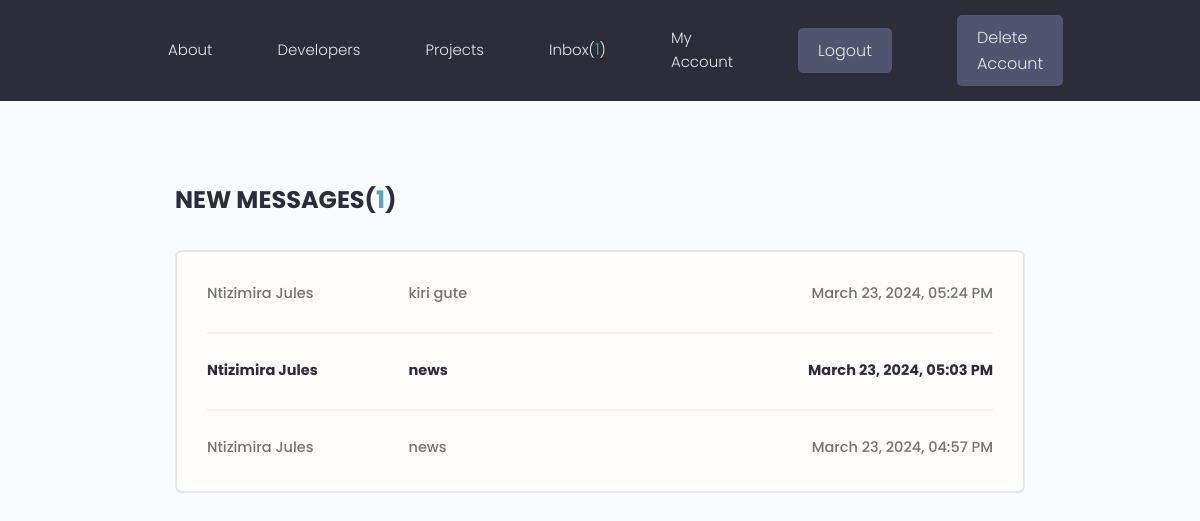
Before: /inbox (signed in) with the older database file.
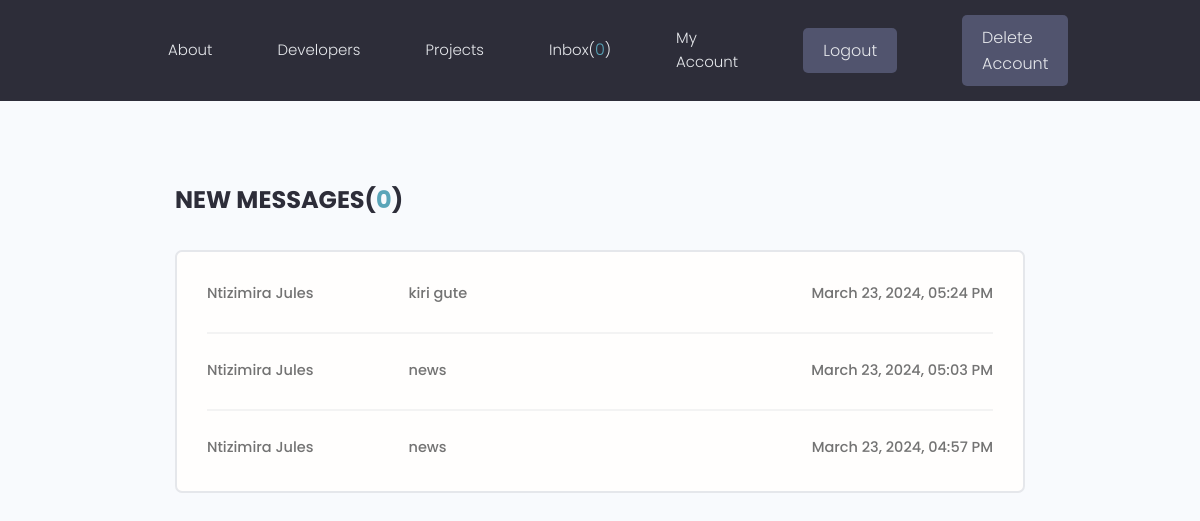
After: the same page with the newer database file.
### models/message.py (models this page shows, shortened)
class Message(BaseModel, Base):
    __tablename__ = 'messages'
    message = Column(Text, nullable=True)
    subject = Column(String(200), nullable=True)
    is_read = Column(Boolean, default=False)
    sender_id = Column(String(60), ForeignKey('users.id', ondelete='SET NULL'), nullable=True)
    sender = relationship('User', foreign_keys=[sender_id], backref='sent_messages')
    receiver_id = Column(String(60), ForeignKey('users.id', ondelete='SET NULL'), nullable=True)
    receiver = relationship('User', foreign_keys=[receiver_id], backref='received_messages')

### models/user.py (models this page shows, shortened)
class User(BaseModel, Base, UserMixin):
    __tablename__ = 'users'
    username = Column(String(150), nullable=False, unique=True)
    password = Column(String(150), nullable=False)
    email = Column(String(150), nullable=False)
    name = Column(String(150), nullable=False)
    is_staff = Column(Boolean, default=False)
    projects = relationship('Project', backref='user', cascade="all, delete-orphan")
    profile = relationship("Profile", uselist=False,
                           back_populates="user",
                           cascade="all, delete-orphan",
                           )
    @property
    def unread(self):
        messages = sorted(self.received_messages, key=lambda x: x.created_at, reverse=True)
        unread = sum(1 for message in messages if not message.is_read)
        return unread

### webdynamic/views/messages.py (the view)
@app_views.route('/inbox', methods=['GET'], strict_slashes=False)
def inbox():
    messages = sorted(current_user.received_messages, key=lambda x: x.created_at, reverse=True)
    unread = sum(1 for message in messages if not message.is_read)
    return render_template('inbox.html', messages=messages, unread=unread)

### models/engine/dbManager.py (called while the page is built)
    def all(self, cls=None):
        new_dict = {}
        for clss in classes:
            if cls is None or cls is classes[clss] or cls is clss:
                objs = self.__session.query(classes[clss]).all()
                for obj in objs:
                    key = obj.__class__.__name__ + '.' + obj.id
                    new_dict[key] = obj
        return (new_dict)

    def get(self, cls, id):
        for obj in self.all(cls).values():
            if id == obj.id:
                return obj

### webdynamic/app.py (called while the page is built)
@login_manager.user_loader
def load_user(user_id):
    user = storage.get(User, user_id)
    return user

@app.context_processor
def inject_user():
    return dict(current_user=current_user)

### webdynamic/templates/inbox.html
{% extends 'main.html' %}
{% block content %}
<main class="inbox my-xl">
    <div class="content-box">
      <h3 class="inbox__title">New Messages(<span>{{unread}}</span>)</h3>
      <ul class="messages">
        {% for message in messages %}
        {% if message.is_read %}
        <li class="message message--read">
        {% else %}
        <li class="message message--unread">
        {% endif %}
          <a href="{{url_for('app_views.read_message', message_id=message.id)}}">
            <span class="message__author">{{message.sender.name}}</span>
            <span class="message__subject">{{message.subject}}</span>
            <span class="message__date">{{message.created_at.strftime('%B %d, %Y, %I:%M %p') }}</span>
          </a>
        </li>
        {% endfor %}
      </ul>
    </div>
  </main>
{% endblock %}

### webdynamic/templates/navbar.html (shortened to what this page needs)
<header class="header">
    <div class="container container--narrow">
      <nav class="header__nav">
        <ul class="header__menu">
          <li class="header__menuItem"><a href="{{url_for('app_views.landingpage')}}">About</a></li>
          <li class="header__menuItem"><a href="{{url_for('app_views.profiles')}}">Developers</a></li>
          <li class="header__menuItem"><a href="{{ url_for('app_views.projects')}}">Projects</a></li>
          {% if current_user.is_authenticated %}
          <li class="header__menuItem"><a href="{{url_for('app_views.inbox')}}">Inbox(<span class="unrd">{{current_user.unread}}</span>)</a></li>
          <li class="header__menuItem"><a href="{{url_for('app_views.account')}}">My Account</a></li>
          <li class="header__menuItem"><a href="{{url_for('app_views.logout')}}" class="btn btn--sub">Logout</a></li>
          <li class="header__menuItem"><a href="{{url_for('app_views.delete_profile')}}" class="btn btn--sub">Delete Account</a></li>
          {% else %}
          <li class="header__menuItem"><a href="{{url_for('app_views.login')}}" class="btn btn--sub">Login/Sign Up</a></li>
          {% endif %}
        </ul>
      </nav>
    </div>
  </header>

Changed rows visible on the page:
changed through a linked row, Message "March 23, 2024, 04:57 PM": unread "1" → "0"
changed Message "March 23, 2024, 05:03 PM": is_read False → True (drawn)
Other visible differences:
{{ unread }}: "1" → "0"
